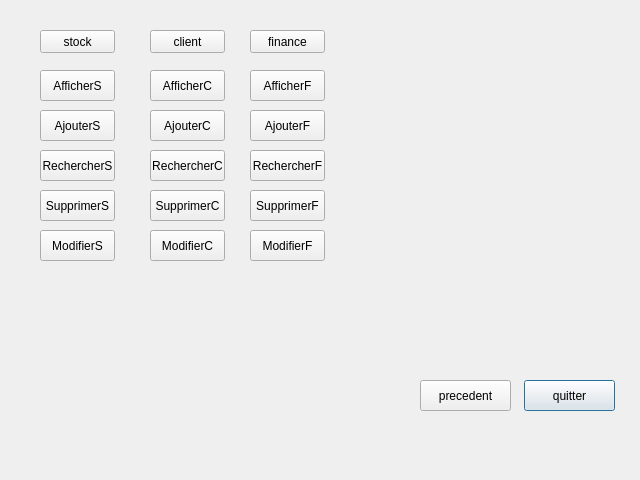
<?xml version="1.0" encoding="UTF-8"?>
<ui version="4.0">
 <class>menuprincipale</class>
 <widget class="QDialog" name="menuprincipale">
  <property name="geometry">
   <rect>
    <x>0</x>
    <y>0</y>
    <width>640</width>
    <height>480</height>
   </rect>
  </property>
  <property name="windowTitle">
   <string>Dialog</string>
  </property>
  <widget class="QPushButton" name="quitterPB">
   <property name="geometry">
    <rect>
     <x>524</x>
     <y>380</y>
     <width>91</width>
     <height>31</height>
    </rect>
   </property>
   <property name="text">
    <string>quitter</string>
   </property>
  </widget>
  <widget class="QPushButton" name="precedentPB">
   <property name="geometry">
    <rect>
     <x>420</x>
     <y>380</y>
     <width>91</width>
     <height>31</height>
    </rect>
   </property>
   <property name="text">
    <string>precedent</string>
   </property>
  </widget>
  <widget class="QPushButton" name="stockPB">
   <property name="geometry">
    <rect>
     <x>40</x>
     <y>30</y>
     <width>75</width>
     <height>23</height>
    </rect>
   </property>
   <property name="text">
    <string>stock</string>
   </property>
  </widget>
  <widget class="QPushButton" name="clientPB">
   <property name="geometry">
    <rect>
     <x>150</x>
     <y>30</y>
     <width>75</width>
     <height>23</height>
    </rect>
   </property>
   <property name="text">
    <string>client</string>
   </property>
  </widget>
  <widget class="QPushButton" name="financePB">
   <property name="geometry">
    <rect>
     <x>250</x>
     <y>30</y>
     <width>75</width>
     <height>23</height>
    </rect>
   </property>
   <property name="text">
    <string>finance</string>
   </property>
  </widget>
  <widget class="QPushButton" name="afficherstockPB">
   <property name="geometry">
    <rect>
     <x>40</x>
     <y>70</y>
     <width>75</width>
     <height>31</height>
    </rect>
   </property>
   <property name="text">
    <string>AfficherS</string>
   </property>
  </widget>
  <widget class="QPushButton" name="ajouterstockPB">
   <property name="geometry">
    <rect>
     <x>40</x>
     <y>110</y>
     <width>75</width>
     <height>31</height>
    </rect>
   </property>
   <property name="text">
    <string>AjouterS</string>
   </property>
  </widget>
  <widget class="QPushButton" name="rechercherstockPB">
   <property name="geometry">
    <rect>
     <x>40</x>
     <y>150</y>
     <width>75</width>
     <height>31</height>
    </rect>
   </property>
   <property name="text">
    <string>RechercherS</string>
   </property>
  </widget>
  <widget class="QPushButton" name="supprimerstockPB">
   <property name="geometry">
    <rect>
     <x>40</x>
     <y>190</y>
     <width>75</width>
     <height>31</height>
    </rect>
   </property>
   <property name="text">
    <string>SupprimerS</string>
   </property>
  </widget>
  <widget class="QPushButton" name="modifierstockPB">
   <property name="geometry">
    <rect>
     <x>40</x>
     <y>230</y>
     <width>75</width>
     <height>31</height>
    </rect>
   </property>
   <property name="text">
    <string>ModifierS</string>
   </property>
  </widget>
  <widget class="QPushButton" name="afficherclientPB">
   <property name="geometry">
    <rect>
     <x>150</x>
     <y>70</y>
     <width>75</width>
     <height>31</height>
    </rect>
   </property>
   <property name="text">
    <string>AfficherC</string>
   </property>
  </widget>
  <widget class="QPushButton" name="ajouterclientPB">
   <property name="geometry">
    <rect>
     <x>150</x>
     <y>110</y>
     <width>75</width>
     <height>31</height>
    </rect>
   </property>
   <property name="text">
    <string>AjouterC</string>
   </property>
  </widget>
  <widget class="QPushButton" name="rechercherclientPB">
   <property name="geometry">
    <rect>
     <x>150</x>
     <y>150</y>
     <width>75</width>
     <height>31</height>
    </rect>
   </property>
   <property name="text">
    <string>RechercherC</string>
   </property>
  </widget>
  <widget class="QPushButton" name="supprimerclientPB">
   <property name="geometry">
    <rect>
     <x>150</x>
     <y>190</y>
     <width>75</width>
     <height>31</height>
    </rect>
   </property>
   <property name="text">
    <string>SupprimerC</string>
   </property>
  </widget>
  <widget class="QPushButton" name="modifierclientPB">
   <property name="geometry">
    <rect>
     <x>150</x>
     <y>230</y>
     <width>75</width>
     <height>31</height>
    </rect>
   </property>
   <property name="text">
    <string>ModifierC</string>
   </property>
  </widget>
  <widget class="QPushButton" name="afficherfinancePB">
   <property name="geometry">
    <rect>
     <x>250</x>
     <y>70</y>
     <width>75</width>
     <height>31</height>
    </rect>
   </property>
   <property name="text">
    <string>AfficherF</string>
   </property>
  </widget>
  <widget class="QPushButton" name="ajouterfinancePB">
   <property name="geometry">
    <rect>
     <x>250</x>
     <y>110</y>
     <width>75</width>
     <height>31</height>
    </rect>
   </property>
   <property name="text">
    <string>AjouterF</string>
   </property>
  </widget>
  <widget class="QPushButton" name="rechercherfinancePB">
   <property name="geometry">
    <rect>
     <x>250</x>
     <y>150</y>
     <width>75</width>
     <height>31</height>
    </rect>
   </property>
   <property name="text">
    <string>RechercherF</string>
   </property>
  </widget>
  <widget class="QPushButton" name="supprimerfinancePB">
   <property name="geometry">
    <rect>
     <x>250</x>
     <y>190</y>
     <width>75</width>
     <height>31</height>
    </rect>
   </property>
   <property name="text">
    <string>SupprimerF</string>
   </property>
  </widget>
  <widget class="QPushButton" name="modifierfinancePB">
   <property name="geometry">
    <rect>
     <x>250</x>
     <y>230</y>
     <width>75</width>
     <height>31</height>
    </rect>
   </property>
   <property name="text">
    <string>ModifierF</string>
   </property>
  </widget>
 </widget>
 <resources/>
 <connections/>
</ui>
